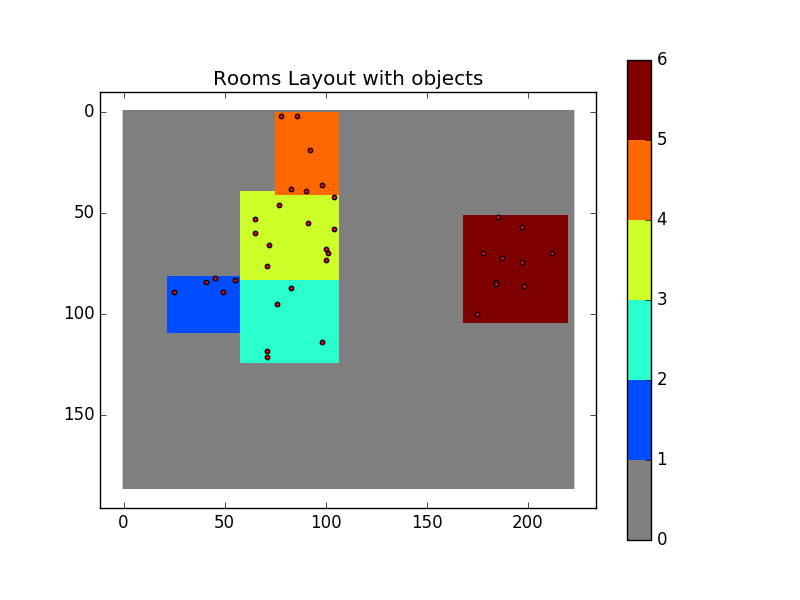
#> input picture ExampleHouseFiles/fe3649f602f371d76660b5cb7219c3d0_LayoutAndObjects.png, 800 x 600 px
$ python visualise.py ExampleHouseFiles/fe3649f602f371d76660b5cb7219c3d0_LayoutAndObjects.png   (older library calls are emulated)
#> lines starting #> are read from the running program, lines starting #| are printed output that depends on the picture
from scipy import misc
import matplotlib.pyplot as plt
import sys
import os

impath = sys.argv[1]

fullname = os.path.basename(impath)
[basename,ext] = os.path.splitext(impath)

image = misc.imread(impath)
#> image is the input picture: shape (600, 800, 4); mean R, G, B, A 203.2, 203.8, 199, 255
plt.imshow(image,interpolation='nearest')
plt.colorbar()
plt.savefig(basename + "_vis" + ext)
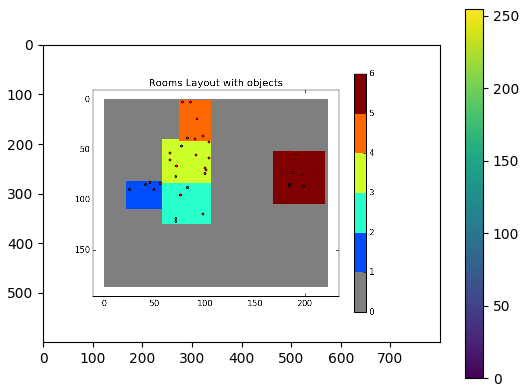
#> figure drawn by matplotlib, 2 panels

plt.clf()
